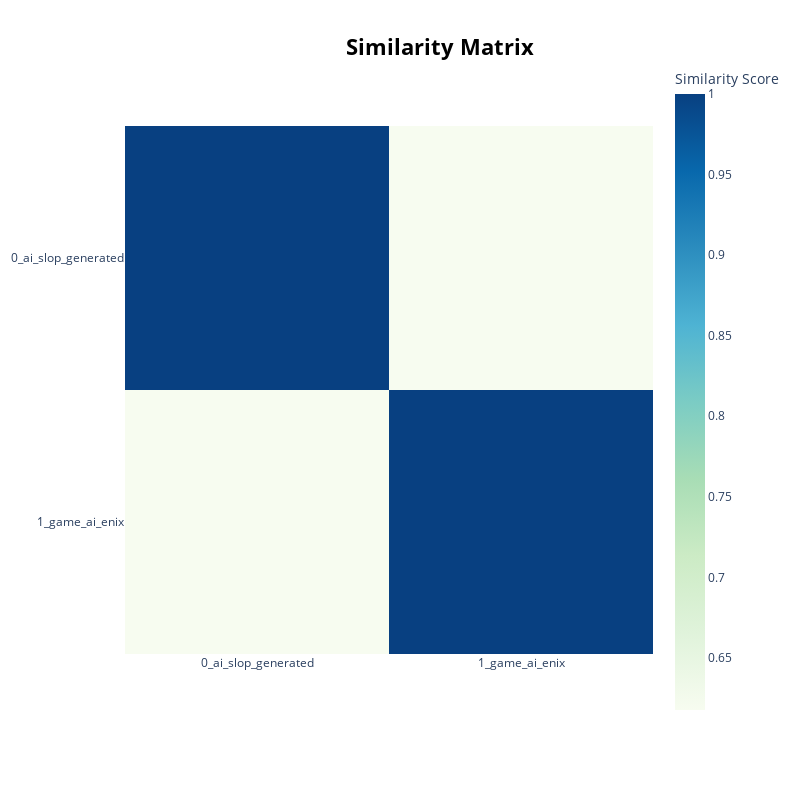

Notebook code for this chart:
### Code cell
topic_model.visualize_heatmap()

### Figure 1 — Plotly figure (JSON) as saved in the notebook; plotly's stock layout.template omitted (floating-point values rounded to 4 significant figures)
{"data": [{"coloraxis": "coloraxis", "hovertemplate": "x: %{x}<br>y: %{y}<br>Similarity Score: %{z}<extra></extra>", "name": "0", "type": "heatmap", "x": ["0_ai_slop_generated", "1_game_ai_enix"], "xaxis": "x", "y": ["0_ai_slop_generated", "1_game_ai_enix"], "yaxis": "y", "z": [[1.0, 0.6177], [0.6177, 1.0]]}], "layout": {"coloraxis": {"colorbar": {"title": {"text": "Similarity Score"}}, "colorscale": [[0, "rgb(247,252,240)"], [0.125, "rgb(224,243,219)"], [0.25, "rgb(204,235,197)"], [0.375, "rgb(168,221,181)"], [0.5, "rgb(123,204,196)"], [0.625, "rgb(78,179,211)"], [0.75, "rgb(43,140,190)"], [0.875, "rgb(8,104,172)"], [1, "rgb(8,64,129)"]]}, "height": 800, "hoverlabel": {"bgcolor": "white", "font": {"family": "Rockwell", "size": 16}}, "legend": {"title": {"text": "Trend"}}, "margin": {"t": 60}, "showlegend": true, "title": {"font": {"color": "Black", "size": 22}, "text": "<b>Similarity Matrix</b>", "x": 0.55, "xanchor": "center", "y": 0.95, "yanchor": "top"}, "width": 800, "xaxis": {"anchor": "y", "constrain": "domain", "domain": [0, 1], "scaleanchor": "y"}, "yaxis": {"anchor": "x", "autorange": "reversed", "constrain": "domain", "domain": [0, 1]}}}
